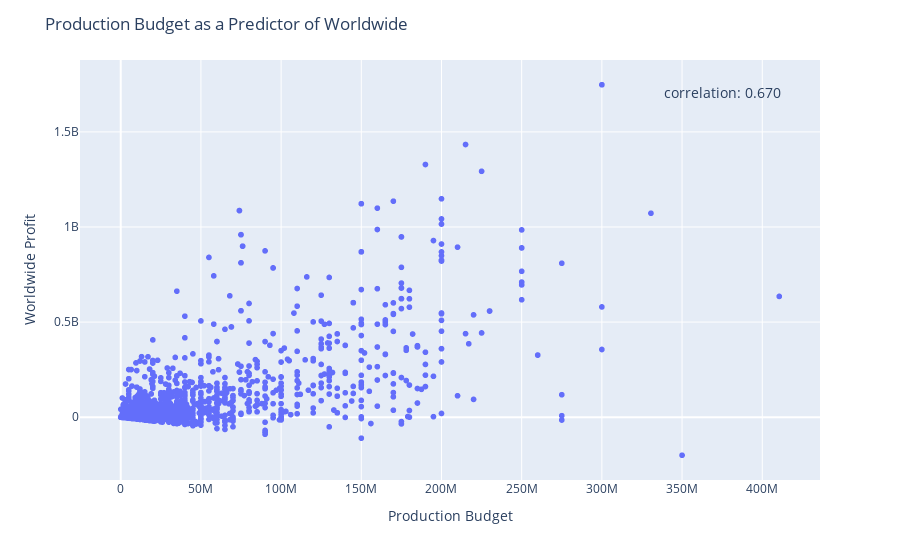

Write notebook code for a chart like this one.
### Markdown cell above
This looks good, as their appears to be a positive correlation between Production Budget and Worldwide Profit. Let's find that number and add it to our graph

### Code cell
# Correlation Coefficient
correlationQ3 = Question3DF["production_budget"].corr(Question3DF["Worldwide_Profit"])
BudgetProfit.update_layout(annotations=[dict(x=0.95, y=0.95, xref='paper', yref='paper', text=f'correlation: {correlationQ3:.3f}', 
                                 showarrow=False, font=dict(size=14))],xaxis_title='Production Budget', yaxis_title='Worldwide Profit', title = 'Production Budget as a Predictor of Worldwide')

### Figure 1 — Plotly figure (JSON) as saved in the notebook; plotly's stock layout.template omitted (floating-point values rounded to 4 significant figures; data arrays with more than 128 entries replaced by an {"elided": "..."} marker saying what was removed)
{"data": [{"hovertemplate": "<b>%{hovertext}</b><br><br>production_budget=%{x}<br>Worldwide_Profit=%{y}<extra></extra>", "hovertext": {"elided": "1651 str values"}, "legendgroup": "", "marker": {"color": "#636efa", "symbol": "circle"}, "mode": "markers", "name": "", "showlegend": false, "type": "scattergl", "x": {"elided": "1651 int values"}, "xaxis": "x", "y": {"elided": "1651 int values"}, "yaxis": "y"}], "layout": {"annotations": [{"font": {"size": 14}, "showarrow": false, "text": "correlation: 0.670", "x": 0.95, "xref": "paper", "y": 0.95, "yref": "paper"}], "legend": {"tracegroupgap": 0}, "margin": {"t": 60}, "title": {"text": "Production Budget as a Predictor of Worldwide"}, "xaxis": {"anchor": "y", "domain": [0, 1], "title": {"text": "Production Budget"}}, "yaxis": {"anchor": "x", "domain": [0, 1], "title": {"text": "Worldwide Profit"}}}}
